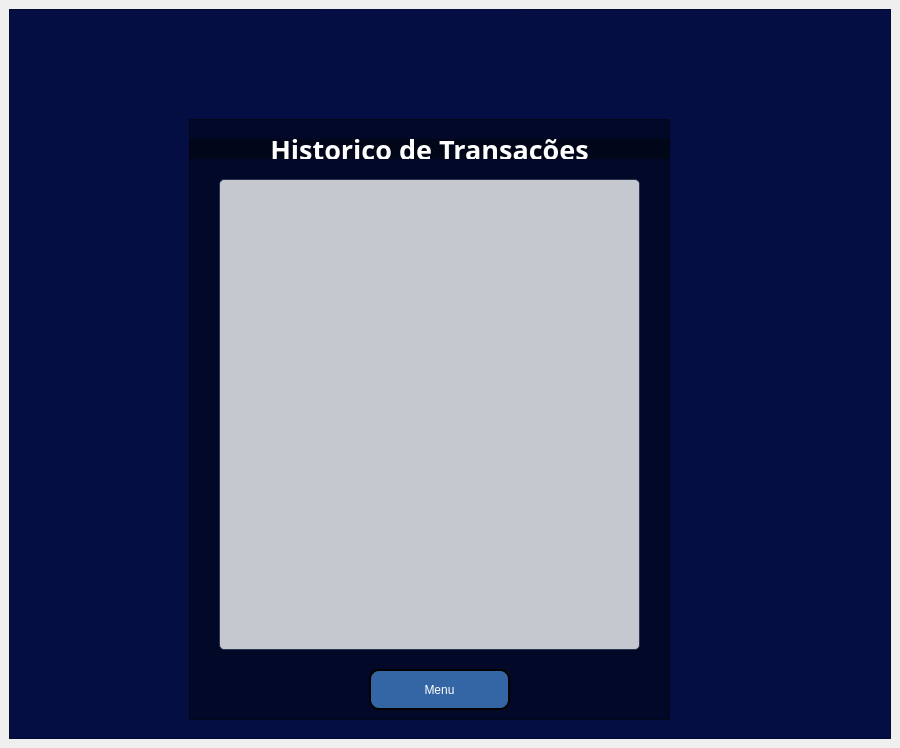
<?xml version="1.0" encoding="UTF-8"?>
<ui version="4.0">
 <class>tela_historico</class>
 <widget class="QMainWindow" name="tela_historico">
  <property name="geometry">
   <rect>
    <x>0</x>
    <y>0</y>
    <width>900</width>
    <height>748</height>
   </rect>
  </property>
  <property name="minimumSize">
   <size>
    <width>540</width>
    <height>650</height>
   </size>
  </property>
  <property name="maximumSize">
   <size>
    <width>1024</width>
    <height>748</height>
   </size>
  </property>
  <property name="windowTitle">
   <string>MainWindow</string>
  </property>
  <widget class="QWidget" name="centralwidget">
   <layout class="QVBoxLayout" name="verticalLayout">
    <item>
     <widget class="QFrame" name="frame">
      <property name="styleSheet">
       <string notr="true">background-color: rgb(4, 14, 66);
color: rgb(255, 255, 255);</string>
      </property>
      <property name="frameShape">
       <enum>QFrame::StyledPanel</enum>
      </property>
      <property name="frameShadow">
       <enum>QFrame::Raised</enum>
      </property>
      <widget class="QLabel" name="label_2">
       <property name="geometry">
        <rect>
         <x>310</x>
         <y>-10</y>
         <width>201</width>
         <height>131</height>
        </rect>
       </property>
       <property name="text">
        <string/>
       </property>
       <property name="pixmap">
        <pixmap>../imagens/icon_extrato2.png</pixmap>
       </property>
       <property name="scaledContents">
        <bool>true</bool>
       </property>
      </widget>
      <widget class="QFrame" name="frame_2">
       <property name="geometry">
        <rect>
         <x>180</x>
         <y>110</y>
         <width>481</width>
         <height>601</height>
        </rect>
       </property>
       <property name="styleSheet">
        <string notr="true">background-color: rgba(1, 0, 0, 99);</string>
       </property>
       <property name="frameShape">
        <enum>QFrame::StyledPanel</enum>
       </property>
       <property name="frameShadow">
        <enum>QFrame::Raised</enum>
       </property>
       <widget class="QLabel" name="label">
        <property name="geometry">
         <rect>
          <x>0</x>
          <y>20</y>
          <width>481</width>
          <height>20</height>
         </rect>
        </property>
        <property name="font">
         <font>
          <family>Sans Serif</family>
          <pointsize>20</pointsize>
          <weight>75</weight>
          <bold>true</bold>
         </font>
        </property>
        <property name="text">
         <string>Historico de Transações</string>
        </property>
        <property name="alignment">
         <set>Qt::AlignCenter</set>
        </property>
       </widget>
       <widget class="QPushButton" name="pushButton_2">
        <property name="geometry">
         <rect>
          <x>180</x>
          <y>550</y>
          <width>141</width>
          <height>41</height>
         </rect>
        </property>
        <property name="styleSheet">
         <string notr="true">QPushButton{

background-color: rgb(52, 101, 164);	
border-radius: 10px;
border: 2px solid rgb(0, 0, 0);
}

QPushButton:hover{
	background-color: rgb(52, 101, 164);
	color: rgb(0, 0, 0);
	border: 2px solid rgb(32, 74, 135);
}</string>
        </property>
        <property name="text">
         <string>Menu</string>
        </property>
       </widget>
       <widget class="QTextEdit" name="textEdit">
        <property name="geometry">
         <rect>
          <x>30</x>
          <y>60</y>
          <width>421</width>
          <height>471</height>
         </rect>
        </property>
        <property name="styleSheet">
         <string notr="true">border-radius: 5px;
background-color: rgba(255, 255, 255, 198);
border: 1px solid rgba(3, 20, 52, 150);
color: rgb(0, 0, 0);</string>
        </property>
        <property name="readOnly">
         <bool>true</bool>
        </property>
        <property name="html">
         <string>&lt;!DOCTYPE HTML PUBLIC &quot;-//W3C//DTD HTML 4.0//EN&quot; &quot;http://www.w3.org/TR/REC-html40/strict.dtd&quot;&gt;
&lt;html&gt;&lt;head&gt;&lt;meta name=&quot;qrichtext&quot; content=&quot;1&quot; /&gt;&lt;style type=&quot;text/css&quot;&gt;
p, li { white-space: pre-wrap; }
&lt;/style&gt;&lt;/head&gt;&lt;body style=&quot; font-family:'Ubuntu'; font-size:11pt; font-weight:400; font-style:normal;&quot;&gt;
&lt;p style=&quot;-qt-paragraph-type:empty; margin-top:0px; margin-bottom:0px; margin-left:0px; margin-right:0px; -qt-block-indent:0; text-indent:0px;&quot;&gt;&lt;br /&gt;&lt;/p&gt;&lt;/body&gt;&lt;/html&gt;</string>
        </property>
       </widget>
      </widget>
     </widget>
    </item>
   </layout>
  </widget>
 </widget>
 <resources/>
 <connections/>
</ui>
